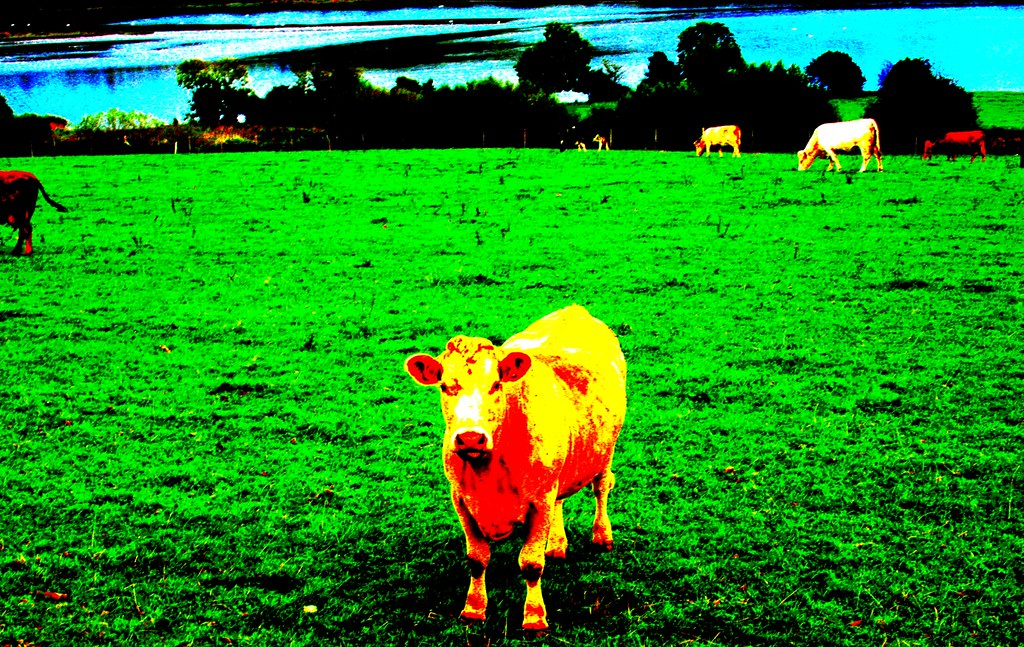
#> input picture Assignment 3/overSatImg.jpg, 1024 x 647 px
$ python assignment3.py
#> lines starting #> are read from the running program, lines starting #| are printed output that depends on the picture
#> in main, img is the input picture: shape (647, 1024, 3); mean B, G, R 27.8, 140.3, 28.4
# Roman Melnik - 2693934
# CIS 465 - Professor Essa
# Assignment 3

import cv2 as cv
from matplotlib import pyplot as plt


#part 1
#converting image from rgb to grayscale using average method
def rgbToGray(image, image2):
    cv.imshow("original img", image)
    height, width, _ = image.shape
#> height = 647; width = 1024
    for i in range(0, height ):
        for j in range(0, width):
            pixel = image[i, j]
            pixel = (pixel[0] / 3) + (pixel[1] / 3) + (pixel[2] / 3)
            image[i, j] = pixel
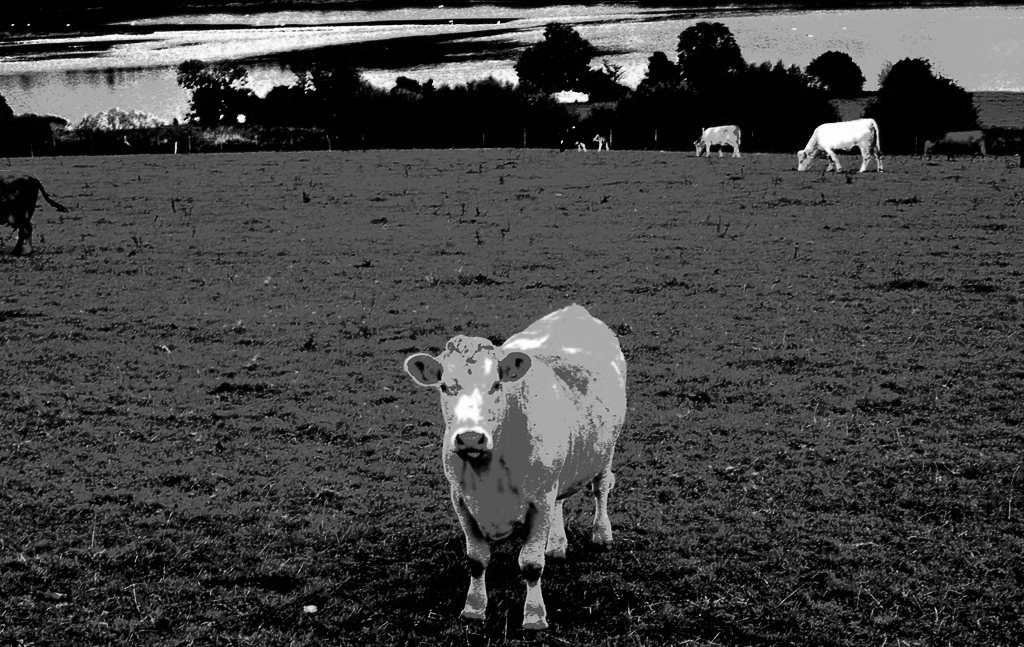
#> image: shape (647, 1024, 3); min 0, max 255, mean 65.2

    cv.imshow("image to grayscale", image)
    cv.waitKey(0)
    cv.destroyAllWindows()

    #pass color and grayscale images to histogram function
    histogram(image2, image)

#part 2
#displaying histograms for the color and grayscale images
def histogram(colorImage, grayImage):
    blueValues = []
    greenValues = []
    redValues = []
    grayscaleValues = []

    #obtaining data for histograms
    height, width, _ = grayImage.shape
#> height = 647; width = 1024
    for i in range(0, height - 1):
        for j in range(0, width - 1):
            grayscaleValues.append(grayImage[i, j, 0])
            blueValues.append(colorImage[i, j, 0])
            greenValues.append(colorImage[i, j, 1])
            redValues.append(colorImage[i, j, 2])
#> after the loop, blueValues = 660858 items; grayscaleValues = 660858 items; greenValues = 660858 items; redValues = 660858 items

    #creating histogram for color image
    plt.subplot(1, 2, 1).title.set_text('Color Image Intensity')
    plt.hist(blueValues, bins=256, alpha=0.5, color='blue', label='Blue Values')
    plt.hist(greenValues, bins=256, alpha=0.5, color='green', label='Green Values')
    plt.hist(redValues, bins=256, alpha=0.5, color='red', label='Red Values')
    plt.legend(loc='upper right')
    plt.xlabel("RGB Values")
    plt.ylabel("Value Frequency")

    #creating histogram for grayscale image
    plt.subplot(1, 2, 2).title.set_text('Grayscale Image Intensity')
    plt.hist(grayscaleValues, bins=256, color='gray', label='Values')
    plt.legend(loc='upper right')
    plt.xlabel("Values")
    plt.ylabel("Value Frequency")

    plt.suptitle("Intensity Histograms Before Equalization")
    plt.show()
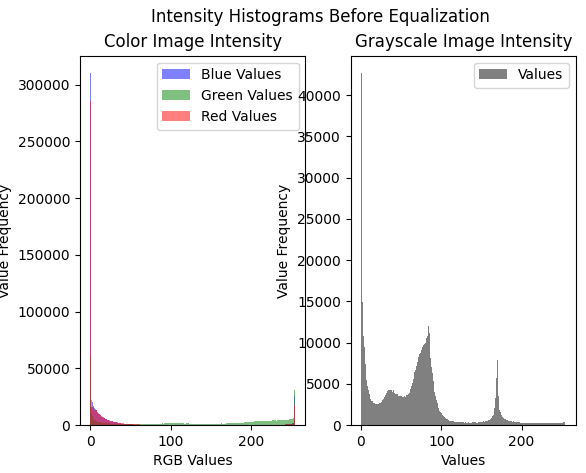
#> figure drawn by matplotlib, 2 panels; panel 1: tallest bar 309968 high, from x = 0 to 0.996; panel 1: tallest bar 60654 high, from x = 0 to 0.996; panel 1: tallest bar 285227 high, from x = 0 to 0.996; panel 2: tallest bar 42652 high, from x = 0 to 0.996


#part 3
#creating function to equalize image and display the histogram
def equalizer(image):
    imgValuesBefore = []
    imgValuesAfter = []
    height, width, _ = image.shape
#> height = 647; width = 1024

    #obtaining data for histogram before equalizing image
    for i in range(0, height - 1):
        for j in range(0, width - 1):
            imgValuesBefore.append(image[i, j, 0])
#> after the loop, imgValuesBefore = 660858 items

    #equalizing image
    image = cv.cvtColor(image, cv.COLOR_BGR2GRAY)
#> image: shape (647, 1024)
    cv.imshow('before equalize', image)
    equalizedImage = cv.equalizeHist(image)
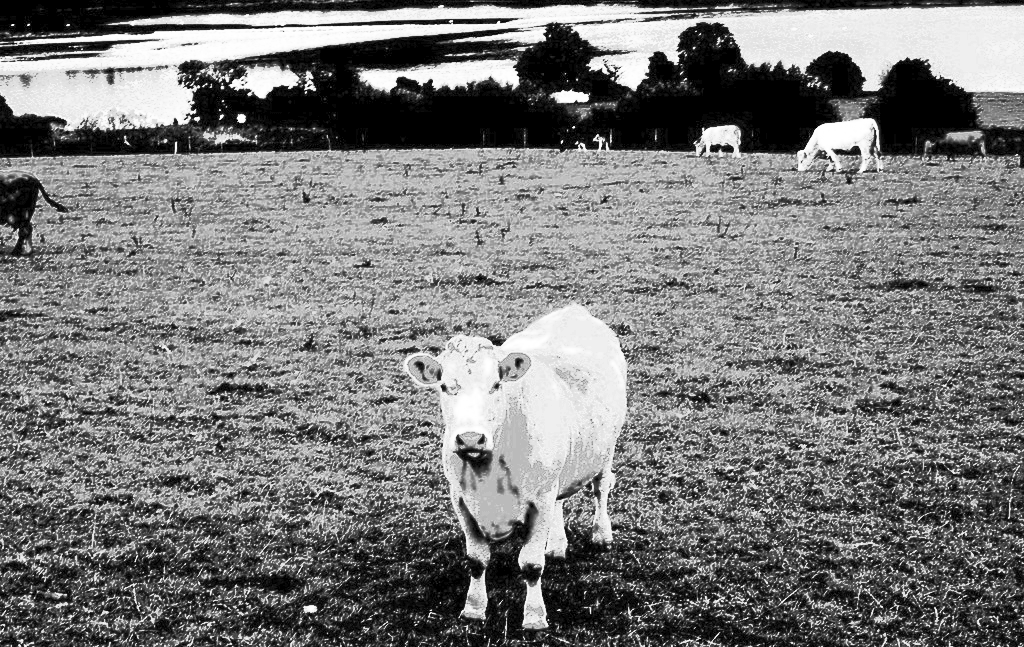
#> equalizedImage: shape (647, 1024); min 0, max 255, mean 120.5
    cv.imshow('after equalize', equalizedImage)
    cv.waitKey(0)
    cv.destroyAllWindows()

    #obtaining data for histogram after equalizing image
    for i in range(0, height - 1):
        for j in range(0, width - 1):
            imgValuesAfter.append(equalizedImage[i, j])
#> after the loop, imgValuesAfter = 660858 items

    #creating each histogram
    plt.subplot(1, 2, 1).title.set_text('Before Equalization')
    plt.hist(imgValuesBefore, bins=256, color='gray')
    plt.xlabel('Values')
    plt.ylabel('Values Frequency')

    plt.subplot(1, 2, 2).title.set_text('After Equalization')
    plt.hist(imgValuesAfter, bins=256, color='gray')
    plt.xlabel('Values')
    plt.ylabel('Values Frequency')

    #title and display histogram
    plt.suptitle("Intensity Histograms After Equalization")
    plt.show()
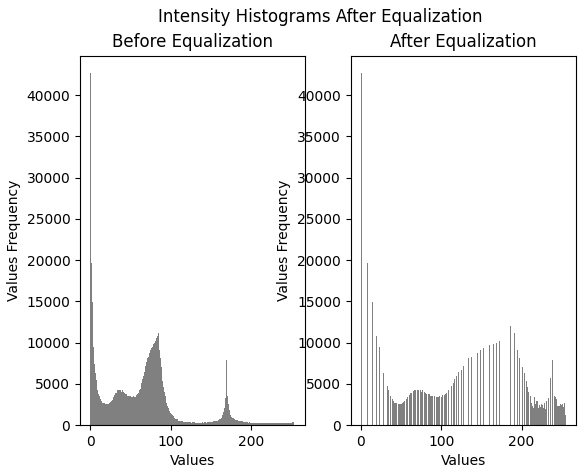
#> figure drawn by matplotlib, 2 panels; panel 1: tallest bar 42652 high, from x = 0 to 0.996; panel 2: tallest bar 42652 high, from x = 0 to 0.996


def main():
    #enter image name of image to process
    img = cv.imread("overSatImg.jpg")
    img2 = cv.imread("overSatImg.jpg")
    rgbToGray(img, img2)
    equalizer(img)


if __name__ == '__main__':
    main()
